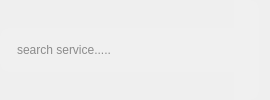
                   <widget class="QFrame" name="searchServiceFrame">
                    <property name="sizePolicy">
                     <sizepolicy hsizetype="Expanding" vsizetype="Preferred">
                      <horstretch>0</horstretch>
                      <verstretch>0</verstretch>
                     </sizepolicy>
                    </property>
                    <property name="styleSheet">
                     <string notr="true">#searchServiceFrame{
	border-radius:10px;
	border:none;
}

</string>
                    </property>
                    <layout class="QHBoxLayout" name="horizontalLayout_63">
                     <property name="spacing">
                      <number>0</number>
                     </property>
                     <property name="sizeConstraint">
                      <enum>QLayout::SetDefaultConstraint</enum>
                     </property>
                     <property name="leftMargin">
                      <number>0</number>
                     </property>
                     <property name="topMargin">
                      <number>0</number>
                     </property>
                     <property name="bottomMargin">
                      <number>0</number>
                     </property>
                     <item alignment="Qt::AlignRight">
                      <widget class="QLineEdit" name="searchBar_3">
                       <property name="sizePolicy">
                        <sizepolicy hsizetype="Preferred" vsizetype="Fixed">
                         <horstretch>0</horstretch>
                         <verstretch>0</verstretch>
                        </sizepolicy>
                       </property>
                       <property name="minimumSize">
                        <size>
                         <width>234</width>
                         <height>44</height>
                        </size>
                       </property>
                       <property name="autoFillBackground">
                        <bool>false</bool>
                       </property>
                       <property name="styleSheet">
                        <string notr="true">QLineEdit {
    background-color: #F0F0F0;
    border-top-left-radius: 10px;
 	border-bottom-left-radius: 10px;
    font: 57 12pt &quot;Montserrat Medium&quot;;
    color: rgb(39, 39, 39);
    padding-left: 15px;
    border: none;
}
</string>
                       </property>
                       <property name="placeholderText">
                        <string>search service.....</string>
                       </property>
                      </widget>
                     </item>
                     <item>
                      <widget class="QFrame" name="searchButton_3">
                       <property name="sizePolicy">
                        <sizepolicy hsizetype="Fixed" vsizetype="Preferred">
                         <horstretch>0</horstretch>
                         <verstretch>0</verstretch>
                        </sizepolicy>
                       </property>
                       <property name="styleSheet">
                        <string notr="true">#searchButton_3{
background-color: #F0F0F0;
border-top-right-radius:10px;
border-bottom-right-radius:10px;
}
</string>
                       </property>
                       <property name="frameShape">
                        <enum>QFrame::StyledPanel</enum>
                       </property>
                       <property name="frameShadow">
                        <enum>QFrame::Raised</enum>
                       </property>
                       <layout class="QHBoxLayout" name="horizontalLayout_64">
                        <property name="spacing">
                         <number>9</number>
                        </property>
                        <property name="leftMargin">
                         <number>9</number>
                        </property>
                        <property name="topMargin">
                         <number>9</number>
                        </property>
                        <property name="rightMargin">
                         <number>9</number>
                        </property>
                        <property name="bottomMargin">
                         <number>9</number>
                        </property>
                        <item>
                         <widget class="QLabel" name="searchIcon_3">
                          <property name="maximumSize">
                           <size>
                            <width>24</width>
                            <height>24</height>
                           </size>
                          </property>
                          <property name="styleSheet">
                           <string notr="true"/>
                          </property>
                          <property name="text">
                           <string/>
                          </property>
                          <property name="pixmap">
                           <pixmap resource="resource.qrc">:/Icons/Icons/searchIcon.png</pixmap>
                          </property>
                          <property name="scaledContents">
                           <bool>true</bool>
                          </property>
                         </widget>
                        </item>
                       </layout>
                      </widget>
                     </item>
                    </layout>
                   </widget>
